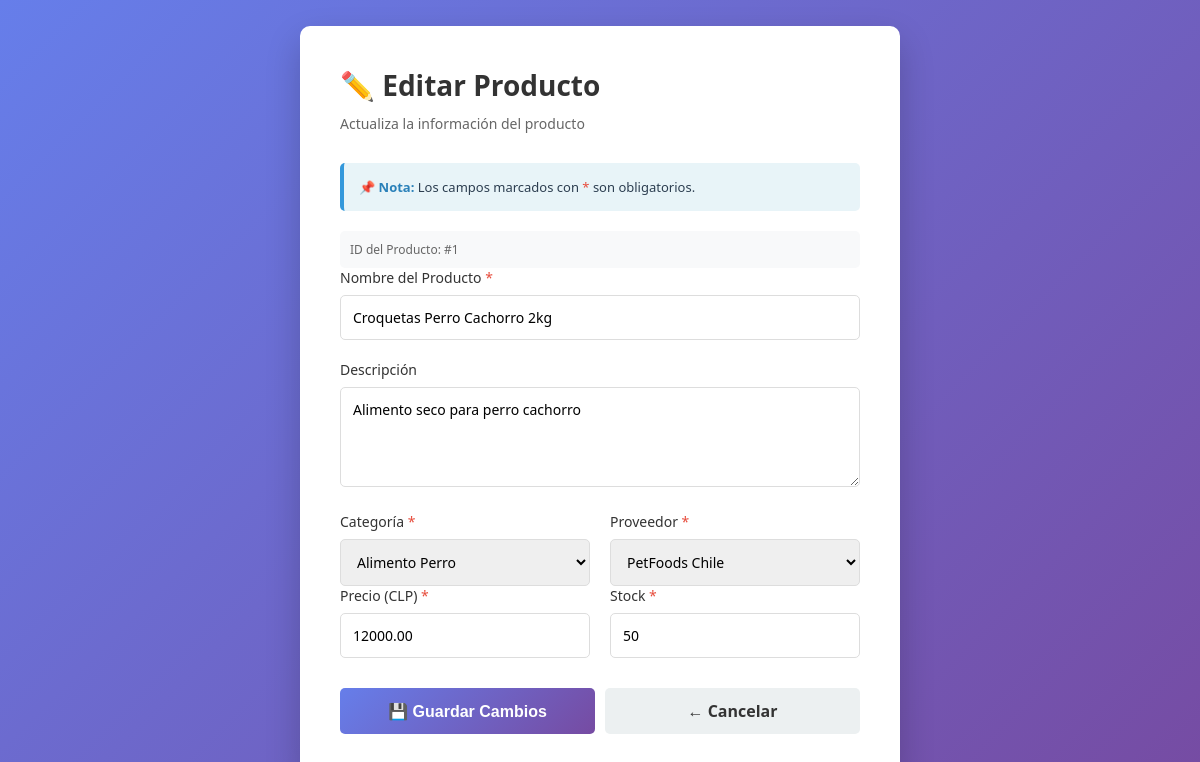
Page /bingus_petstore/producto_controlador.php?action=editar&id_producto=1 (signed in) on the committed database.
### tables this page shows
CREATE TABLE `productos` (
  `id_producto` int(11) NOT NULL,
  `nombre` varchar(150) NOT NULL,
  `descripcion` varchar(255) DEFAULT NULL,
  `id_categoria` int(11) NOT NULL,
  `id_proveedor` int(11) NOT NULL,
  `precio` decimal(10,2) NOT NULL,
  `stock` int(11) NOT NULL DEFAULT 0,
  `activo` tinyint(1) DEFAULT 1
);

CREATE TABLE `categorias_productos` (
  `id_categoria` int(11) NOT NULL,
  `nombre` varchar(100) NOT NULL,
  `descripcion` varchar(200) DEFAULT NULL
);

CREATE TABLE `proveedores` (
  `id_proveedor` int(11) NOT NULL,
  `nombre` varchar(150) NOT NULL,
  `contacto` varchar(100) DEFAULT NULL,
  `telefono` varchar(20) DEFAULT NULL,
  `email` varchar(100) DEFAULT NULL,
  `direccion` varchar(200) DEFAULT NULL
);

### bingus_petstore/producto_modelo.php (called while the page is built, shortened)
<?php
class Producto_model {
    private $conexion;
    public function __construct() {
        $this->conexion = new PDO("mysql:host=localhost;dbname=bingus_petstore2", "root", "");
    }
    public function getProductoById($id_producto) {
        $query = "SELECT p.*, c.nombre as categoria_nombre, pr.nombre as proveedor_nombre
                  FROM productos p
                  JOIN categorias_productos c ON p.id_categoria = c.id_categoria
                  JOIN proveedores pr ON p.id_proveedor = pr.id_proveedor
                  WHERE p.id_producto = :id_producto";
        $statement = $this->conexion->prepare($query);
        $statement->bindParam(':id_producto', $id_producto);
        $statement->execute();
        $result = $statement->fetch(PDO::FETCH_ASSOC);
        return $result;
    }
    public function getCategorias() {
        $query = "SELECT * FROM categorias_productos";
        $statement = $this->conexion->query($query);
        $result = $statement->fetchAll(PDO::FETCH_ASSOC);
        return $result;
    }
    public function getProveedores() {
        $query = "SELECT * FROM proveedores";
        $statement = $this->conexion->query($query);
        $result = $statement->fetchAll(PDO::FETCH_ASSOC);
        return $result;
    }
}
?>

### bingus_petstore/editar_producto.php (the view, shortened to what this page needs)
<!DOCTYPE html>
<html lang="es">
<head>
</head>
<body>
    <div class="container">
        <h1>✏️ Editar Producto</h1>
        <p class="subtitle">Actualiza la información del producto</p>
        <div class="info-box">
            <strong>📌 Nota:</strong> Los campos marcados con <span class="required">*</span> son obligatorios.
        </div>
        <?php if (isset($producto) && !empty($producto)): ?>
            <form method="POST" action="?action=actualizar">
                <div class="product-id">
                    ID del Producto: #<?php echo $producto['id_producto']; ?>
                </div>
                <div class="form-group">
                    <label for="nombre">Nombre del Producto <span class="required">*</span></label>
                    <input type="text" id="nombre" name="nombre" required value="<?php echo htmlspecialchars($producto['nombre']); ?>">
                </div>
                <div class="form-group">
                    <label for="descripcion">Descripción</label>
                    <textarea id="descripcion" name="descripcion"><?php echo htmlspecialchars($producto['descripcion'] ?? ''); ?></textarea>
                </div>
                <div class="form-row">
                    <div class="form-group">
                        <label for="id_categoria">Categoría <span class="required">*</span></label>
                        <select id="id_categoria" name="id_categoria" required>
                            <?php if (isset($categorias) && !empty($categorias)): ?>
                                <?php foreach ($categorias as $categoria): ?>
                                    <option value="<?php echo $categoria['id_categoria']; ?>"
                                        <?php if ($categoria['id_categoria'] == $producto['id_categoria']) echo 'selected'; ?>>
                                        <?php echo htmlspecialchars($categoria['nombre']); ?>
                                    </option>
                                <?php endforeach; ?>
                            <?php endif; ?>
                        </select>
                    </div>
                    <div class="form-group">
                        <label for="id_proveedor">Proveedor <span class="required">*</span></label>
                        <select id="id_proveedor" name="id_proveedor" required>
                            <?php if (isset($proveedores) && !empty($proveedores)): ?>
                                <?php foreach ($proveedores as $proveedor): ?>
                                    <option value="<?php echo $proveedor['id_proveedor']; ?>"
                                        <?php if ($proveedor['id_proveedor'] == $producto['id_proveedor']) echo 'selected'; ?>>
                                        <?php echo htmlspecialchars($proveedor['nombre']); ?>
                                    </option>
                                <?php endforeach; ?>
                            <?php endif; ?>
                        </select>
                    </div>
                </div>
                <div class="form-row">
                    <div class="form-group">
                        <label for="precio">Precio (CLP) <span class="required">*</span></label>
                        <input type="number" id="precio" name="precio" step="0.01" min="0" required value="<?php echo $producto['precio']; ?>">
                    </div>
                    <div class="form-group">
                        <label for="stock">Stock <span class="required">*</span></label>
                        <input type="number" id="stock" name="stock" min="0" required value="<?php echo $producto['stock']; ?>">
                    </div>
                </div>
                <div class="button-group">
                    <button type="submit" class="btn-primary">💾 Guardar Cambios</button>
                    <a href="?action=listar" class="button btn-secondary">← Cancelar</a>
                </div>
            </form>
        <?php endif; ?>
    </div>
</body>
</html>

### bingus_petstore/editar_producto.php (style rules this page uses)
* { margin: 0; padding: 0; box-sizing: border-box; }
body { font-family: 'Segoe UI', Tahoma, Geneva, Verdana, sans-serif; background: linear-gradient(135deg, #667eea 0%, #764ba2 100%); min-height: 100vh; display: flex; justify-content: center; align-items: center; padding: 20px; }
.container { background: white; border-radius: 10px; box-shadow: 0 15px 35px rgba(0, 0, 0, 0.2); padding: 40px; max-width: 600px; width: 100%; }
h1 { color: #333; margin-bottom: 10px; font-size: 28px; }
.subtitle { color: #666; margin-bottom: 30px; font-size: 14px; }
.form-group { margin-bottom: 20px; }
label { display: block; margin-bottom: 8px; color: #333; font-weight: 500; font-size: 14px; }
input[type="text"], input[type="number"], textarea, select { width: 100%; padding: 12px; border: 1px solid #ddd; border-radius: 5px; font-size: 14px; font-family: inherit; transition: border-color 0.3s; }
textarea { resize: vertical; min-height: 100px; }
.form-row { display: grid; grid-template-columns: 1fr 1fr; gap: 20px; }
.form-row .form-group { margin-bottom: 0; }
.required { color: #e74c3c; }
.button-group { display: flex; gap: 10px; margin-top: 30px; }
button, a.button { flex: 1; padding: 12px; border: none; border-radius: 5px; font-size: 16px; font-weight: 600; cursor: pointer; transition: all 0.3s; text-decoration: none; display: inline-block; text-align: center; }
.btn-primary { background: linear-gradient(135deg, #667eea 0%, #764ba2 100%); color: white; }
.btn-secondary { background: #ecf0f1; color: #333; }
.info-box { background: #e8f4f8; border-left: 4px solid #3498db; padding: 15px; margin-bottom: 20px; border-radius: 5px; font-size: 13px; color: #2c3e50; }
.info-box strong { color: #2980b9; }
.product-id { background: #f8f9fa; padding: 10px; border-radius: 5px; font-size: 12px; color: #666; margin-top: 5px; }

### rows in the picture
productos: id_producto "1", nombre "Croquetas Perro Cachorro 2kg", descripcion "Alimento seco para perro cachorro", id_categoria "Alimento Perro", id_proveedor "PetFoods Chile", precio "12000.00", stock "50"
